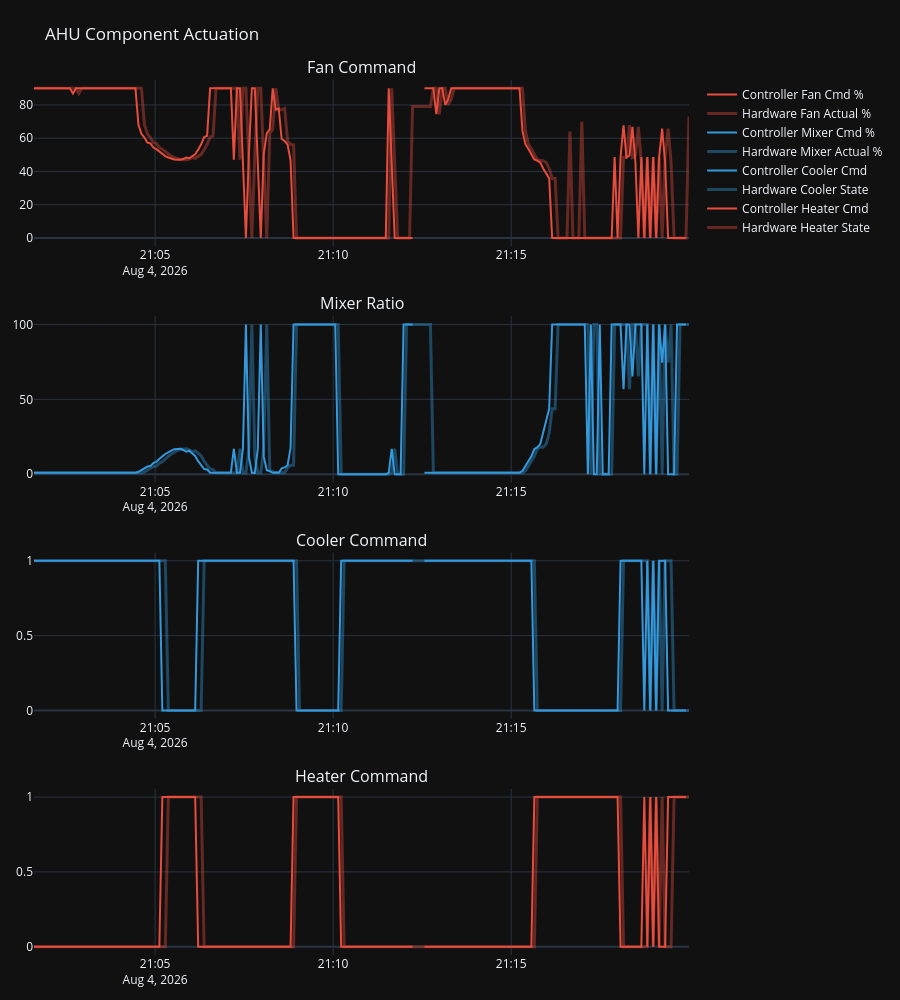

The notebook cell this image was saved under:
### Code cell
# ==========================================
# View 3: AHU Actuation (Commands vs Hardware)
# ==========================================
fig3 = make_subplots(
    rows=4, cols=1,
    subplot_titles=["Fan Command", "Mixer Ratio", "Cooler Command", "Heater Command"],
    vertical_spacing=0.08
)

# 3.1 Fan
fig3.add_trace(go.Scatter(x=time_arr, y=df['fan_cmnd'], name="Controller Fan Cmd %", line=dict(color=COLORS['Default'], width=2)), row=1, col=1)
fig3.add_trace(go.Scatter(x=time_arr, y=df['fan'], name="Hardware Fan Actual %", line=dict(color=hex_to_rgba(COLORS['Default'], 0.4), width=3)), row=1, col=1)

# 3.2 Mixer
fig3.add_trace(go.Scatter(x=time_arr, y=df['mixer_ratio'], name="Controller Mixer Cmd %", line=dict(color=COLORS['Hum'], width=2)), row=2, col=1)
fig3.add_trace(go.Scatter(x=time_arr, y=df['mixer'], name="Hardware Mixer Actual %", line=dict(color=hex_to_rgba(COLORS['Hum'], 0.4), width=3)), row=2, col=1)

# 3.3 Cooler
fig3.add_trace(go.Scatter(x=time_arr, y=df['cooler_cmd'], name="Controller Cooler Cmd", line=dict(color=COLORS['Hum'], width=2)), row=3, col=1)
if 'coolerState' in df.columns:
    fig3.add_trace(go.Scatter(x=time_arr, y=df['coolerState'], name="Hardware Cooler State", line=dict(color=hex_to_rgba(COLORS['Hum'], 0.4), width=3)), row=3, col=1)

# 3.4 Heater
fig3.add_trace(go.Scatter(x=time_arr, y=df['heater_cmd'], name="Controller Heater Cmd", line=dict(color=COLORS['Default'], width=2)), row=4, col=1)
if 'heaterState' in df.columns:
    fig3.add_trace(go.Scatter(x=time_arr, y=df['heaterState'], name="Hardware Heater State", line=dict(color=hex_to_rgba(COLORS['Default'], 0.4), width=3)), row=4, col=1)

fig3.update_layout(
    height=1000, template="plotly_dark", title_text="AHU Component Actuation",
    margin=dict(l=30, r=30, t=80, b=30),
)

fig3.show()

### Figure 1 — Plotly figure (JSON) as saved in the notebook; plotly's stock layout.template omitted (floating-point values rounded to 4 significant figures; data arrays with more than 128 entries replaced by an {"elided": "..."} marker saying what was removed)
{"data": [{"line": {"color": "#e74c3c", "width": 2}, "name": "Controller Fan Cmd %", "type": "scatter", "x": {"elided": "221 str values"}, "xaxis": "x", "y": {"elided": "221 float values"}, "yaxis": "y"}, {"line": {"color": "rgba(231, 76, 60, 0.4)", "width": 3}, "name": "Hardware Fan Actual %", "type": "scatter", "x": {"elided": "221 str values"}, "xaxis": "x", "y": {"elided": "221 float values"}, "yaxis": "y"}, {"line": {"color": "#3498db", "width": 2}, "name": "Controller Mixer Cmd %", "type": "scatter", "x": {"elided": "221 str values"}, "xaxis": "x2", "y": {"elided": "221 float values"}, "yaxis": "y2"}, {"line": {"color": "rgba(52, 152, 219, 0.4)", "width": 3}, "name": "Hardware Mixer Actual %", "type": "scatter", "x": {"elided": "221 str values"}, "xaxis": "x2", "y": {"elided": "221 float values"}, "yaxis": "y2"}, {"line": {"color": "#3498db", "width": 2}, "name": "Controller Cooler Cmd", "type": "scatter", "x": {"elided": "221 str values"}, "xaxis": "x3", "y": {"elided": "221 float values"}, "yaxis": "y3"}, {"line": {"color": "rgba(52, 152, 219, 0.4)", "width": 3}, "name": "Hardware Cooler State", "type": "scatter", "x": {"elided": "221 str values"}, "xaxis": "x3", "y": {"elided": "221 int values"}, "yaxis": "y3"}, {"line": {"color": "#e74c3c", "width": 2}, "name": "Controller Heater Cmd", "type": "scatter", "x": {"elided": "221 str values"}, "xaxis": "x4", "y": {"elided": "221 float values"}, "yaxis": "y4"}, {"line": {"color": "rgba(231, 76, 60, 0.4)", "width": 3}, "name": "Hardware Heater State", "type": "scatter", "x": {"elided": "221 str values"}, "xaxis": "x4", "y": {"elided": "221 int values"}, "yaxis": "y4"}], "layout": {"annotations": [{"font": {"size": 16}, "showarrow": false, "text": "Fan Command", "x": 0.5, "xanchor": "center", "xref": "paper", "y": 1, "yanchor": "bottom", "yref": "paper"}, {"font": {"size": 16}, "showarrow": false, "text": "Mixer Ratio", "x": 0.5, "xanchor": "center", "xref": "paper", "y": 0.73, "yanchor": "bottom", "yref": "paper"}, {"font": {"size": 16}, "showarrow": false, "text": "Cooler Command", "x": 0.5, "xanchor": "center", "xref": "paper", "y": 0.46, "yanchor": "bottom", "yref": "paper"}, {"font": {"size": 16}, "showarrow": false, "text": "Heater Command", "x": 0.5, "xanchor": "center", "xref": "paper", "y": 0.19, "yanchor": "bottom", "yref": "paper"}], "height": 1000, "margin": {"b": 30, "l": 30, "r": 30, "t": 80}, "title": {"text": "AHU Component Actuation"}, "xaxis": {"anchor": "y", "domain": [0, 1]}, "xaxis2": {"anchor": "y2", "domain": [0, 1]}, "xaxis3": {"anchor": "y3", "domain": [0, 1]}, "xaxis4": {"anchor": "y4", "domain": [0, 1]}, "yaxis": {"anchor": "x", "domain": [0.81, 1]}, "yaxis2": {"anchor": "x2", "domain": [0.54, 0.73]}, "yaxis3": {"anchor": "x3", "domain": [0.27, 0.46]}, "yaxis4": {"anchor": "x4", "domain": [0, 0.19]}}}
